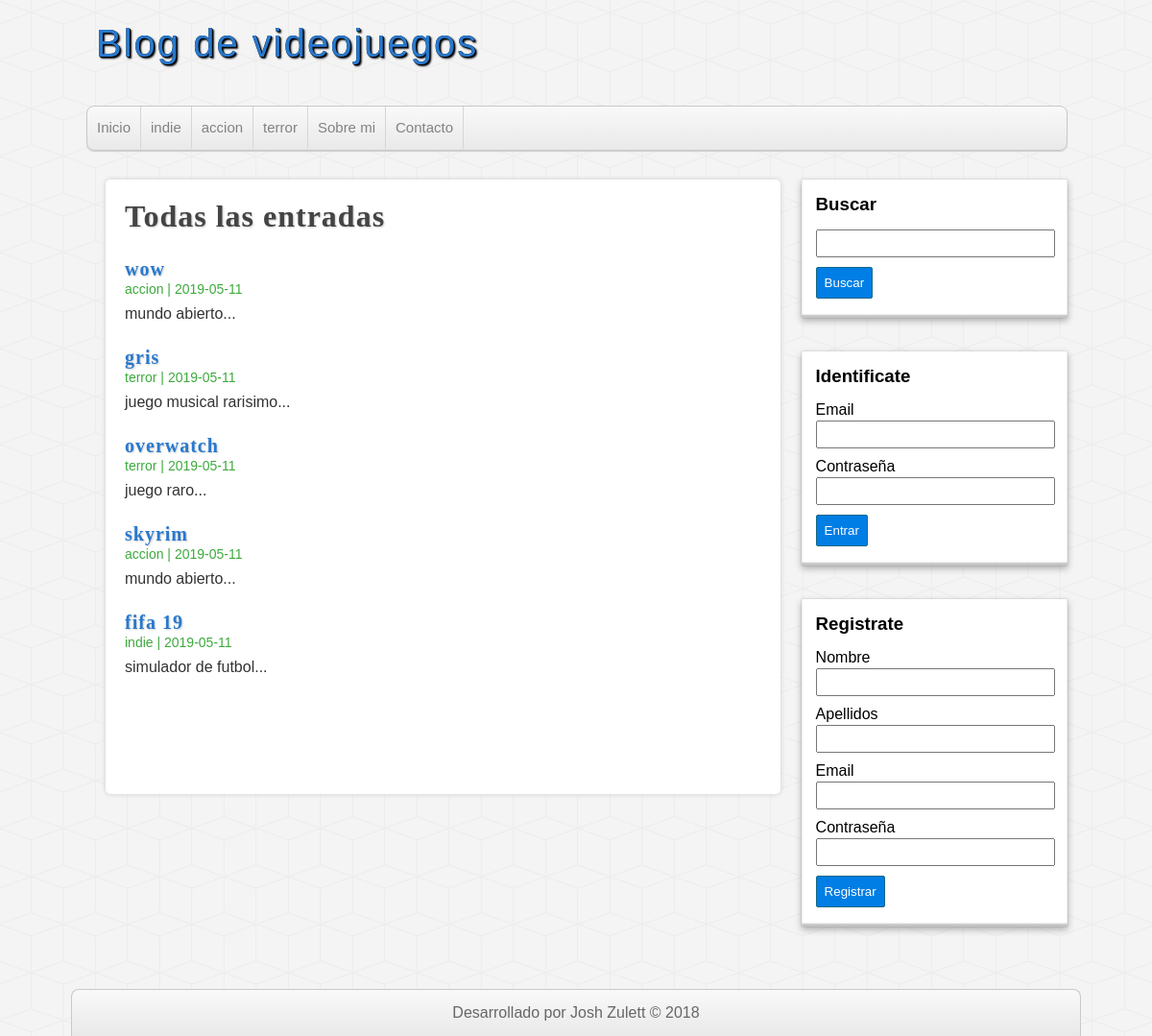
Screenshot of /entradas.php with the database file from the repository.
### tables this page shows
CREATE TABLE categorias(
id      int(255) auto_increment not null,
nombre  varchar(100),
CONSTRAINT pk_categorias PRIMARY KEY(id)
);

CREATE TABLE entradas(
id              int(255) auto_increment not null,
usuario_id      int(255) not null,
categoria_id    int(255) not null,
titulo          varchar(255) not null,
descripcion     MEDIUMTEXT,
fecha           date not null,
CONSTRAINT pk_entradas PRIMARY KEY(id),
CONSTRAINT fk_entrada_usuario FOREIGN KEY(usuario_id) REFERENCES usuarios(id),
CONSTRAINT fk_entrada_categoria FOREIGN KEY(categoria_id) REFERENCES categorias(id) ON DELETE NO ACTION
);

### includes/helpers.php (called while the page is built, shortened)
<?php
    function enviarcategorias($db){
        $sql = "SELECT * FROM categorias ORDER BY id ASC";
        $categorias = mysqli_query($db, $sql);
        if ($categorias && mysqli_num_rows($categorias) >=1) {
            return $categorias;
        }
    }
    function conseguirEntradas($db, $limit = null, $categoria = null, $busqueda = null){
        $sql = "SELECT e.*, c.nombre as 'categoria' FROM entradas e INNER JOIN categorias c ON e.categoria_id = c.id ";
        $sql .= " order by e.id desc ";
        $entradas = mysqli_query($db, $sql);
        $resultado = array();
        if ($entradas && mysqli_num_rows($entradas) >= 1) {
            return $entradas;
        }
        return $resultado;
    }

### entradas.php (the view)
<?php require_once 'includes/cabecera.php'?>
    <?php require_once 'includes/lateral.php'?>
    <div id="principal">
        <h1>Todas las entradas</h1>
        <?php
            $entradas = conseguirEntradas($db, null);
            if(!empty($entradas)):
                while($entrada = mysqli_fetch_assoc($entradas)):
        ?>
                    <article class="entrada">
                        <a href="entrada.php?id=<?=$entrada['id']?>">
                            <h2><?=$entrada['titulo'] ?></h2>
                            <span class="fecha"><?=$entrada['categoria'].' | '.$entrada['fecha']?></span>
                            <p>
                                <?=substr($entrada['descripcion'], 0, 180)."..." ?>
                            </p>
                        </a>
                    </article>
        <?php
                endwhile;
            endif;
        ?>
    </div>
<?php require_once 'includes/pie.php'?>

### includes/cabecera.php (shortened to what this page needs)
<?php require_once 'conexion.php'?>
<?php require_once 'helpers.php'?>
<!DOCTYPE html>
<html lang="es">
    <head>
        <link rel="stylesheet" type="text/css" href="./assets/css/style.css">
    </head>
    <body>
    <header id="cabecera">
        <div id="logo">
            <a href="index php">
                Blog de videojuegos
            </a>
        </div>
        <nav id="menu">
            <ul>
                <li><a href="index.php">Inicio</a></li>
                <?php
                    $categorias = enviarcategorias($db);
                    if(!empty($categorias)):
                        while($categoria = mysqli_fetch_assoc($categorias)):
                ?>
                            <li>
                                <a href="categoria.php?id=<?=$categoria['id']?>">
                                    <?=$categoria['nombre']?>
                                </a>
                            </li>
                <?php
                        endwhile;
                    endif;
                ?>
                <li><a href="index.php">Sobre mi</a></li>
                <li><a href="index.php">Contacto</a></li>
            </ul>
        </nav>
    </header>
    <div id="contenedor">

### assets/css/style.css (style rules this page uses)
* { margin: 0px; padding: 0px; font-family: sans-serif, Helvetica, Arial; text-decoration: none; }
body { background: url(../img/cubes.png) #f4f4f4; }
.fecha { color: #3daa3d; margin-top: 5px; font-size: 14px; }
#cabecera { width: 85%; height: auto; background: transparent; margin: 0px auto; }
#logo { float: left; width: 540px; height: 110px; }
#logo a { font-family: "fajala", Helvetica; font-size: 40px; letter-spacing: 2px; color: #2979cd; text-shadow: 0px 0px 0px black, 1px 1px 0px black, 2px 2px 2px black; transition: all 500ms; line-height: 90px; margin-left: 10px; }
#menu { clear: both; width: 100%; height: 45px; background: linear-gradient(to bottom, #f9f9f9 0px, #e9e9e9 100%); border: 1px solid #c9c9c9; border-radius: 8px; box-shadow: 0px 1px 1px #ccc; overflow: hidden; }
#menu ul { list-style: none; }
#menu ul li { float: left; line-height: 44px; border-right: 1px solid #d6d6d6; }
#menu ul li a { display: block; padding-left: 10px; padding-right: 10px; font-size: 15px; color: #838282; }
#contenedor { width: 85%; height: auto; margin: 0px auto; margin-top: 30px; margin-bottom: 30px; }
#principal { float: left; width: 65%; min-height: 600px; background: white; border-radius: 5px; box-shadow: 0px 0px 5px #ccc; margin-left: 20px; overflow: hidden; padding: 20px; }
#principal h1 { font-size: 32px; color: #444; letter-spacing: 1px; text-shadow: 1px 1px 2px #ccc; font-family: "fajala"; }
#principal h2 { font-size: 20px; color: #2979cd; text-shadow: 1px 1px 2px #ccc; letter-spacing: 1px; font-family: "fajala"; margin-top: 25px; }
#principal a { color: #333; }
#principal p { margin-top: 8px; }

### rows the page displays
categorias: nombre "indie"
categorias: nombre "accion"
categorias: nombre "terror"
entradas: titulo "wow", categoria.nombre "accion", fecha "2019-05-11", descripcion "mundo abierto"
entradas: titulo "gris", categoria.nombre "terror", fecha "2019-05-11", descripcion "juego musical rarisimo"
entradas: titulo "overwatch", categoria.nombre "terror", fecha "2019-05-11", descripcion "juego raro"
entradas: titulo "skyrim", categoria.nombre "accion", fecha "2019-05-11", descripcion "mundo abierto"
entradas: titulo "fifa 19", categoria.nombre "indie", fecha "2019-05-11", descripcion "simulador de futbol"
